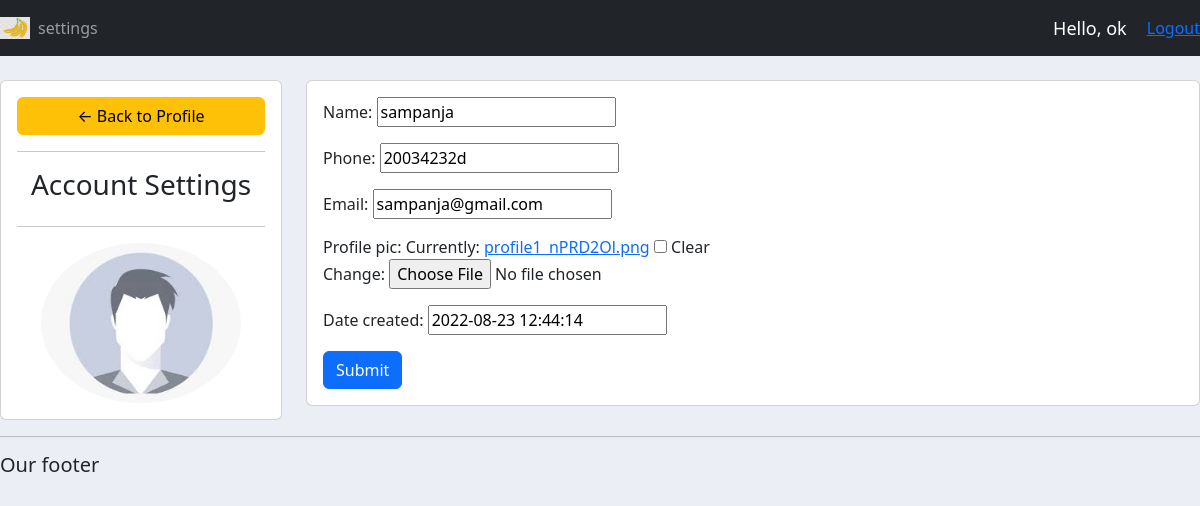
The page /account/ (signed in) on the database its author committed.
### accounts/models.py (models this page shows, shortened)
class Customer(models.Model):
	user=models.OneToOneField(User, null=True, blank=True, on_delete=models.CASCADE)
	name=models.CharField(max_length=200, null=True)
	phone=models.CharField(max_length=200,null=True)
	email=models.EmailField(max_length=200, null=True)
	profile_pic=models.ImageField(default="profile1.png",null=True, blank=True)
	date_created=models.DateTimeField(default=now)

### accounts/decorators.py (the view)
		def wrapper_func(request, *args, **kwargs):
			group = None
			if request.user.groups.exists():
				group = request.user.groups.all()[0].name
			if group in allowed_roles:
				return view_func(request, *args, **kwargs)
			else:
				return HttpResponse('You are not authorized')

### accounts/forms.py
class CustomerForm(ModelForm):
	class Meta:
		model=Customer
		field="__all__"
		exclude=['user']

### accounts/views.py (called while the page is built)
@login_required(login_url='login')
@allowed_users(allowed_roles=['customer'])
def accountSettings(request):
    customer=request.user.customer
    form=CustomerForm(instance=customer)
    if request.method=='POST':
        form=CustomerForm(request.POST, request.FILES,instance=customer)
        if form.is_valid():
            form.save()
    context={'form':form}
    return render(request,'accounts/account_settings.html',context)

### accounts/templates/accounts/account_settings.html (shortened to what this page needs)
{%  extends 'accounts/main.html' %}
{% load static %}
{% block content %}
<br>
<div class="row">
	<div class="col-md-3">
		<div class="card card-body">
			<a class="btn btn-warning" href="{% url 'home' %}"> &#8592; Back to Profile</a>
			<hr>
			<h3 style="text-align: center">Account Settings</h3>
			<hr>
			<img class="profile-pic" src="{{request.user.customer.profile_pic.url}}" >
		</div>
	</div>
	<div class="col-md-9">
		<div class="card card-body">
			<form method="POST" action="" enctype="multipart/form-data">
				{{form.as_p}}
			<input class="btn btn-primary" type="submit" name="Update Information">
			</form>
		</div>
	</div>
</div>
{% endblock %}

### accounts/templates/accounts/navbar.html (shortened to what this page needs)
{% load static %}
<nav class="navbar navbar-expand-lg navbar-dark bg-dark">
 <img width="30px" src="{% static '/images/logo.png' %}">
  <div class="collapse navbar-collapse" id="navbarNav">
    <ul class="navbar-nav">
      {% if request.user.is_staff %}
      <li class="nav-item active">
        <a class="nav-link" href="{% url 'home' %}">Dashboard</a>
      </li>
      <li class="nav-item">
        <a class="nav-link" href="{% url 'products' %}">Products</a>
      </li>
      {% else %}
      <li class="nav-item">
        <a class="nav-link" href="{% url 'account' %}">settings</a>
      {% endif %}
    </ul>
  </div>
  <span class="hello-msg">Hello, {{request.user}}</span>
  <span><a href="{% url 'logout' %}">Logout</a></span>
</nav>

### static/css/main.css (style rules this page uses)
body { background-color: #ebeff5; }

### accounts/templates/accounts/navbar.html (style rules this page uses)
.hello-msg { font-size: 18px; color: #fff; margin-right: 20px; }

### accounts/templates/accounts/account_settings.html (style rules this page uses)
.profile-pic { max-width: 200px; max-height:200px; margin: 0 auto; border-radius: 50%; }

### rows shown on the page
Customer: name "sampanja", phone "20034232d", email "sampanja@gmail.com", date_created "2022-08-23 12:44:14"

### other values the page prints
{{ request.user }} "ok"
